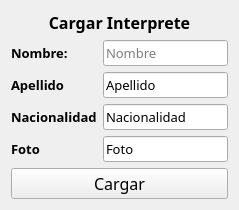
              <widget class="QWidget" name="page_crear_inter">
               <layout class="QGridLayout" name="gridLayout_8">
                <item row="0" column="0">
                 <layout class="QGridLayout" name="gridLayout_2">
                  <item row="0" column="0">
                   <layout class="QGridLayout" name="gridLayout_5">
                    <item row="11" column="0">
                     <widget class="QLabel" name="label_foto">
                      <property name="font">
                       <font>
                        <family>Bell MT</family>
                        <pointsize>10</pointsize>
                        <weight>75</weight>
                        <bold>true</bold>
                       </font>
                      </property>
                      <property name="text">
                       <string>Foto</string>
                      </property>
                     </widget>
                    </item>
                    <item row="7" column="0" colspan="2">
                     <widget class="QLabel" name="label_apellido">
                      <property name="font">
                       <font>
                        <family>Bell MT</family>
                        <pointsize>10</pointsize>
                        <weight>75</weight>
                        <bold>true</bold>
                       </font>
                      </property>
                      <property name="text">
                       <string>Apellido</string>
                      </property>
                     </widget>
                    </item>
                    <item row="10" column="0" colspan="2">
                     <widget class="QLabel" name="label_nacionalidad">
                      <property name="font">
                       <font>
                        <family>Bell MT</family>
                        <pointsize>10</pointsize>
                        <weight>75</weight>
                        <bold>true</bold>
                       </font>
                      </property>
                      <property name="text">
                       <string>Nacionalidad</string>
                      </property>
                     </widget>
                    </item>
                    <item row="3" column="2">
                     <widget class="QLineEdit" name="input_nombre_inter">
                      <property name="font">
                       <font>
                        <family>Bell MT</family>
                        <pointsize>10</pointsize>
                       </font>
                      </property>
                      <property name="text">
                       <string/>
                      </property>
                      <property name="cursorPosition">
                       <number>0</number>
                      </property>
                      <property name="placeholderText">
                       <string>Nombre</string>
                      </property>
                     </widget>
                    </item>
                    <item row="3" column="0">
                     <widget class="QLabel" name="label_nombre">
                      <property name="font">
                       <font>
                        <family>Bell MT</family>
                        <pointsize>10</pointsize>
                        <weight>75</weight>
                        <bold>true</bold>
                       </font>
                      </property>
                      <property name="text">
                       <string>Nombre:</string>
                      </property>
                     </widget>
                    </item>
                    <item row="0" column="0" colspan="3">
                     <widget class="QLabel" name="label_25">
                      <property name="font">
                       <font>
                        <family>Bell MT</family>
                        <pointsize>12</pointsize>
                        <weight>75</weight>
                        <bold>true</bold>
                       </font>
                      </property>
                      <property name="styleSheet">
                       <string notr="true"/>
                      </property>
                      <property name="text">
                       <string>Cargar Interprete</string>
                      </property>
                      <property name="alignment">
                       <set>Qt::AlignCenter</set>
                      </property>
                     </widget>
                    </item>
                    <item row="7" column="2">
                     <widget class="QLineEdit" name="input_apellido_inter">
                      <property name="font">
                       <font>
                        <family>Bell MT</family>
                        <pointsize>10</pointsize>
                       </font>
                      </property>
                      <property name="text">
                       <string>Apellido</string>
                      </property>
                      <property name="cursorPosition">
                       <number>2</number>
                      </property>
                      <property name="placeholderText">
                       <string>Cantidad de temas</string>
                      </property>
                     </widget>
                    </item>
                    <item row="11" column="2">
                     <widget class="QLineEdit" name="input_foto_inter">
                      <property name="font">
                       <font>
                        <family>Bell MT</family>
                        <pointsize>10</pointsize>
                       </font>
                      </property>
                      <property name="text">
                       <string>Foto</string>
                      </property>
                      <property name="placeholderText">
                       <string>Carátula</string>
                      </property>
                     </widget>
                    </item>
                    <item row="10" column="2">
                     <widget class="QLineEdit" name="input_nacionalidad_inter">
                      <property name="font">
                       <font>
                        <family>Bell MT</family>
                        <pointsize>10</pointsize>
                       </font>
                      </property>
                      <property name="text">
                       <string>Nacionalidad</string>
                      </property>
                      <property name="cursorPosition">
                       <number>3</number>
                      </property>
                      <property name="placeholderText">
                       <string>Fecha de lanzamiento</string>
                      </property>
                     </widget>
                    </item>
                   </layout>
                  </item>
                  <item row="1" column="0">
                   <widget class="QPushButton" name="boton_cargar_interprete">
                    <property name="font">
                     <font>
                      <family>Bell MT</family>
                      <pointsize>12</pointsize>
                      <weight>2</weight>
                      <italic>false</italic>
                      <bold>false</bold>
                     </font>
                    </property>
                    <property name="cursor">
                     <cursorShape>PointingHandCursor</cursorShape>
                    </property>
                    <property name="text">
                     <string>Cargar</string>
                    </property>
                   </widget>
                  </item>
                 </layout>
                </item>
               </layout>
              </widget>
